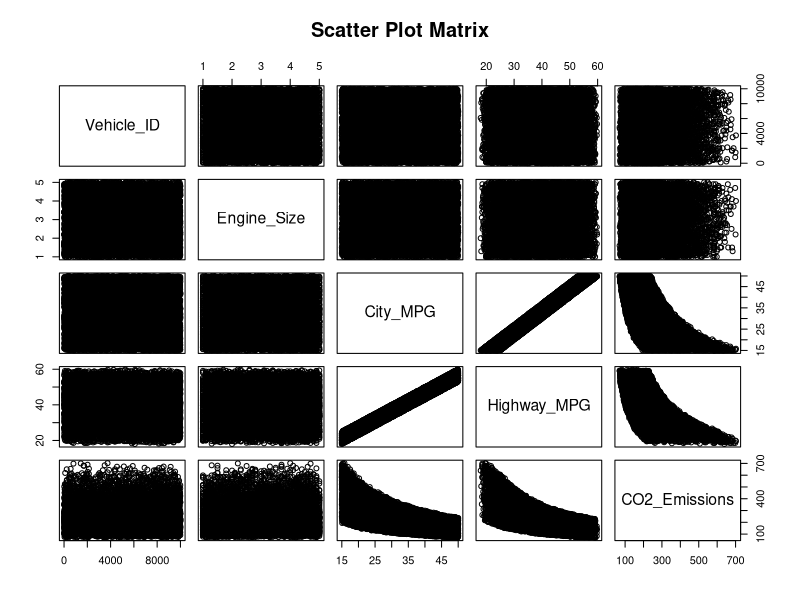
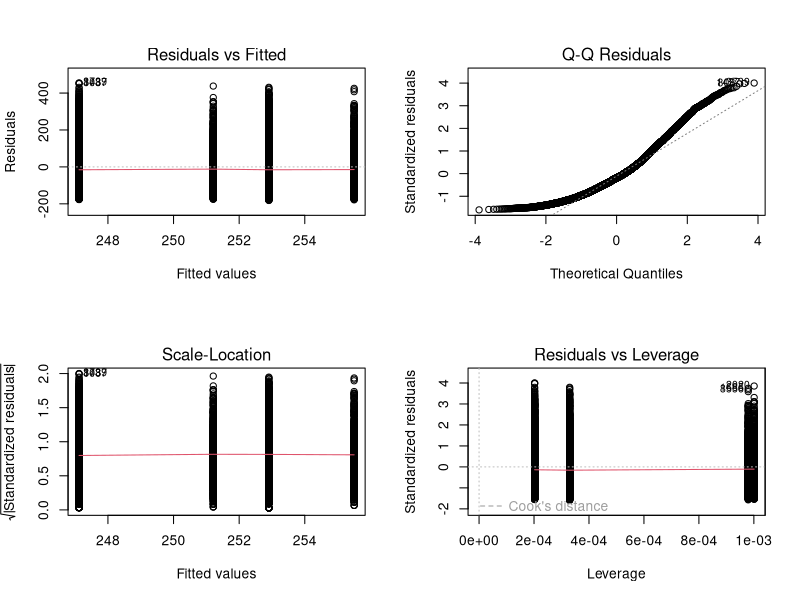
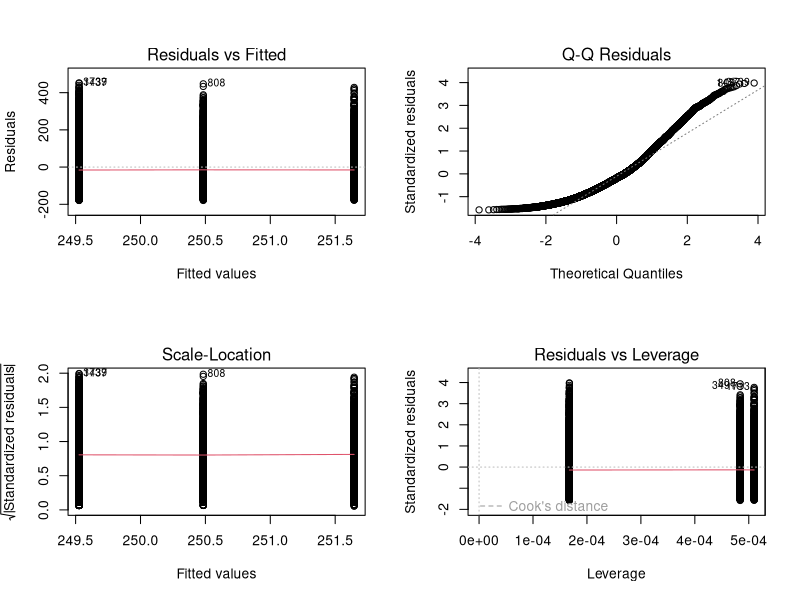
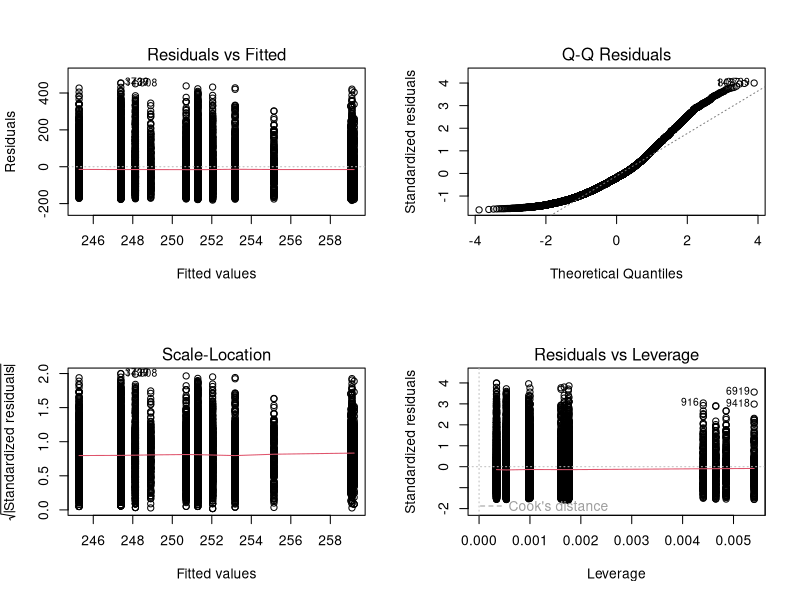
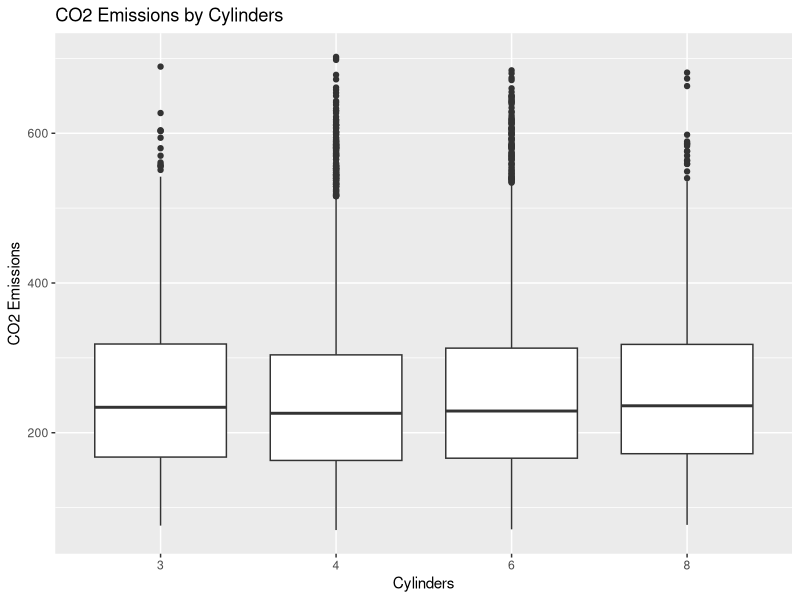
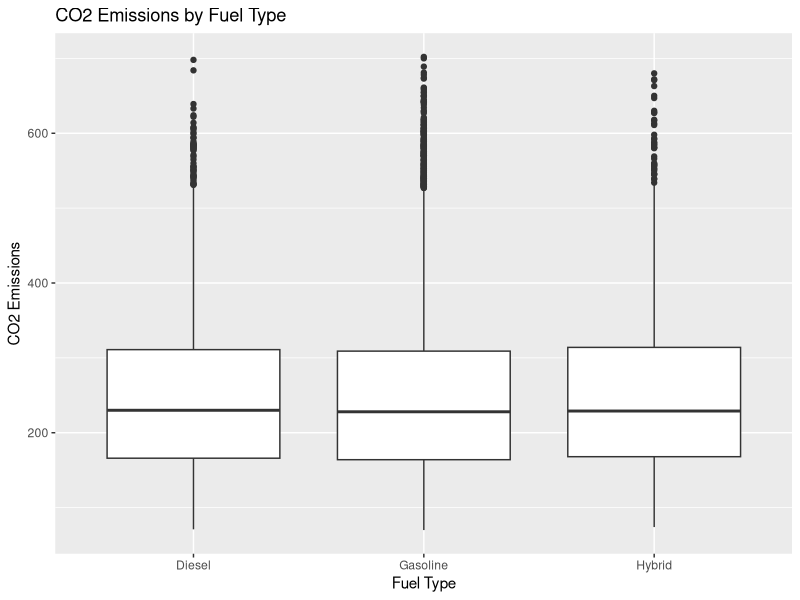
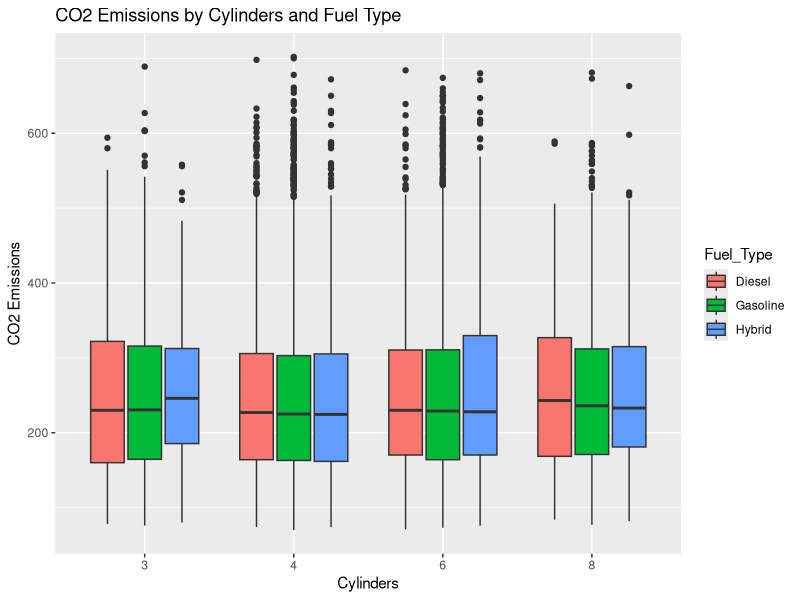
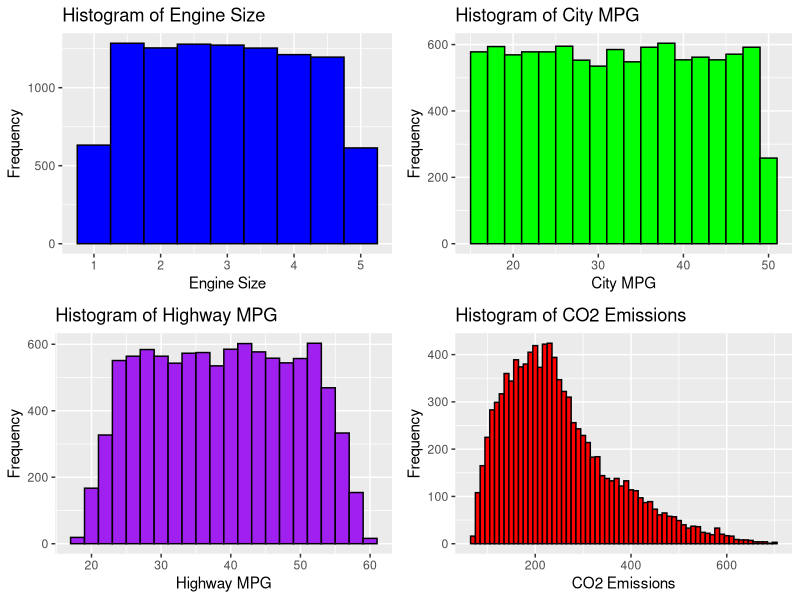

The R script that drew these images, in order:
# Load dataset
vehicle_data <- read.csv("data/vehicle_data_large.csv", colClasses = c(
  Vehicle_ID = "integer",
  Engine_Size = "numeric",
  Cylinders = "factor",
  Fuel_Type = "factor",
  City_MPG = "numeric",
  Highway_MPG = "numeric",
  CO2_Emissions = "numeric"
))

# Display the structure of the dataset
str(vehicle_data)

# View the first few rows of the dataset
head(vehicle_data)

# View the dataset in a separate viewer window
View(vehicle_data)

# Measures of Frequency
cylinder_freq <- table(vehicle_data$Cylinders)
fuel_type_freq <- table(vehicle_data$Fuel_Type)

print("Frequency of Cylinders:")
print(cylinder_freq)

print("Frequency of Fuel Type:")
print(fuel_type_freq)

# Measures of Central Tendency
mean_engine_size <- mean(vehicle_data$Engine_Size)
median_engine_size <- median(vehicle_data$Engine_Size)

mean_city_mpg <- mean(vehicle_data$City_MPG)
median_city_mpg <- median(vehicle_data$City_MPG)

mean_highway_mpg <- mean(vehicle_data$Highway_MPG)
median_highway_mpg <- median(vehicle_data$Highway_MPG)

mean_co2_emissions <- mean(vehicle_data$CO2_Emissions)
median_co2_emissions <- median(vehicle_data$CO2_Emissions)

print(paste("Mean Engine Size:", mean_engine_size))
print(paste("Median Engine Size:", median_engine_size))

print(paste("Mean City MPG:", mean_city_mpg))
print(paste("Median City MPG:", median_city_mpg))

print(paste("Mean Highway MPG:", mean_highway_mpg))
print(paste("Median Highway MPG:", median_highway_mpg))

print(paste("Mean CO2 Emissions:", mean_co2_emissions))
print(paste("Median CO2 Emissions:", median_co2_emissions))

# Measures of Distribution
range_engine_size <- range(vehicle_data$Engine_Size)
var_engine_size <- var(vehicle_data$Engine_Size)
sd_engine_size <- sd(vehicle_data$Engine_Size)

range_city_mpg <- range(vehicle_data$City_MPG)
var_city_mpg <- var(vehicle_data$City_MPG)
sd_city_mpg <- sd(vehicle_data$City_MPG)

range_highway_mpg <- range(vehicle_data$Highway_MPG)
var_highway_mpg <- var(vehicle_data$Highway_MPG)
sd_highway_mpg <- sd(vehicle_data$Highway_MPG)

range_co2_emissions <- range(vehicle_data$CO2_Emissions)
var_co2_emissions <- var(vehicle_data$CO2_Emissions)
sd_co2_emissions <- sd(vehicle_data$CO2_Emissions)

print(paste("Range Engine Size:", range_engine_size))
print(paste("Variance Engine Size:", var_engine_size))
print(paste("Standard Deviation Engine Size:", sd_engine_size))

print(paste("Range City MPG:", range_city_mpg))
print(paste("Variance City MPG:", var_city_mpg))
print(paste("Standard Deviation City MPG:", sd_city_mpg))

print(paste("Range Highway MPG:", range_highway_mpg))
print(paste("Variance Highway MPG:", var_highway_mpg))
print(paste("Standard Deviation Highway MPG:", sd_highway_mpg))

print(paste("Range CO2 Emissions:", range_co2_emissions))
print(paste("Variance CO2 Emissions:", var_co2_emissions))
print(paste("Standard Deviation CO2 Emissions:", sd_co2_emissions))

# Measures of Relationship
correlation_matrix <- cor(vehicle_data[, sapply(vehicle_data, is.numeric)])

print("Correlation Matrix:")
print(correlation_matrix)

# Scatter plot matrix
pairs(vehicle_data[, sapply(vehicle_data, is.numeric)], main = "Scatter Plot Matrix")

# ANOVA for CO2 Emissions by Cylinders
anova_cylinders <- aov(CO2_Emissions ~ Cylinders, data = vehicle_data)
summary(anova_cylinders)

# ANOVA for CO2 Emissions by Fuel Type
anova_fuel_type <- aov(CO2_Emissions ~ Fuel_Type, data = vehicle_data)
summary(anova_fuel_type)

# Two-way ANOVA for CO2 Emissions by Cylinders and Fuel Type
anova_two_way <- aov(CO2_Emissions ~ Cylinders * Fuel_Type, data = vehicle_data)
summary(anova_two_way)

# Diagnostic plots for ANOVA models
par(mfrow = c(2, 2)) # Set up the plotting area for multiple plots
plot(anova_cylinders)
plot(anova_fuel_type)
plot(anova_two_way)
par(mfrow = c(1, 1)) # Reset plotting area

library(ggplot2)

# Boxplots to visualize the differences
ggplot(vehicle_data, aes(x = Cylinders, y = CO2_Emissions)) + 
  geom_boxplot() +
  labs(title = "CO2 Emissions by Cylinders", x = "Cylinders", y = "CO2 Emissions")

ggplot(vehicle_data, aes(x = Fuel_Type, y = CO2_Emissions)) + 
  geom_boxplot() +
  labs(title = "CO2 Emissions by Fuel Type", x = "Fuel Type", y = "CO2 Emissions")

ggplot(vehicle_data, aes(x = Cylinders, y = CO2_Emissions, fill = Fuel_Type)) + 
  geom_boxplot() +
  labs(title = "CO2 Emissions by Cylinders and Fuel Type", x = "Cylinders", y = "CO2 Emissions")


# Univariate Plots

# Histograms
p1 <- ggplot(vehicle_data, aes(x = Engine_Size)) + 
  geom_histogram(binwidth = 0.5, fill = "blue", color = "black") + 
  labs(title = "Histogram of Engine Size", x = "Engine Size", y = "Frequency")

p2 <- ggplot(vehicle_data, aes(x = City_MPG)) + 
  geom_histogram(binwidth = 2, fill = "green", color = "black") + 
  labs(title = "Histogram of City MPG", x = "City MPG", y = "Frequency")

p3 <- ggplot(vehicle_data, aes(x = Highway_MPG)) + 
  geom_histogram(binwidth = 2, fill = "purple", color = "black") + 
  labs(title = "Histogram of Highway MPG", x = "Highway MPG", y = "Frequency")

p4 <- ggplot(vehicle_data, aes(x = CO2_Emissions)) + 
  geom_histogram(binwidth = 10, fill = "red", color = "black") + 
  labs(title = "Histogram of CO2 Emissions", x = "CO2 Emissions", y = "Frequency")

# Boxplots
p5 <- ggplot(vehicle_data, aes(y = Engine_Size)) + 
  geom_boxplot(fill = "blue", color = "black") + 
  labs(title = "Boxplot of Engine Size", y = "Engine Size")

p6 <- ggplot(vehicle_data, aes(y = City_MPG)) + 
  geom_boxplot(fill = "green", color = "black") + 
  labs(title = "Boxplot of City MPG", y = "City MPG")

p7 <- ggplot(vehicle_data, aes(y = Highway_MPG)) + 
  geom_boxplot(fill = "purple", color = "black") + 
  labs(title = "Boxplot of Highway MPG", y = "Highway MPG")

p8 <- ggplot(vehicle_data, aes(y = CO2_Emissions)) + 
  geom_boxplot(fill = "red", color = "black") + 
  labs(title = "Boxplot of CO2 Emissions", y = "CO2 Emissions")

library(gridExtra)
# Arrange histograms and boxplots
grid.arrange(p1, p2, p3, p4, nrow = 2, ncol = 2)
grid.arrange(p5, p6, p7, p8, nrow = 2, ncol = 2)
